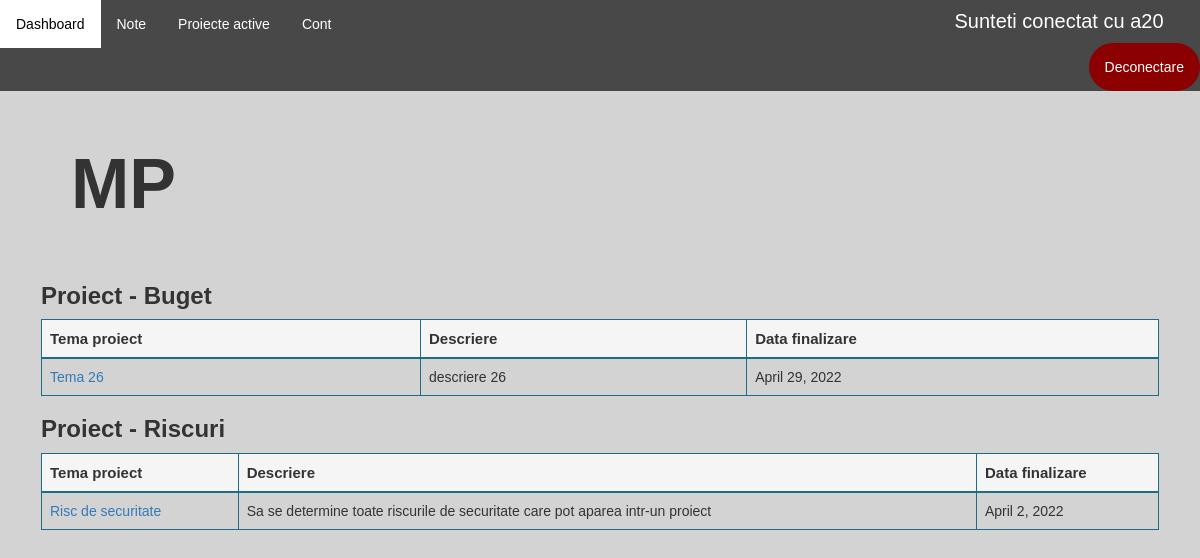
/disciplina-student/18/ (signed in), run on an earlier commit of the app's database.
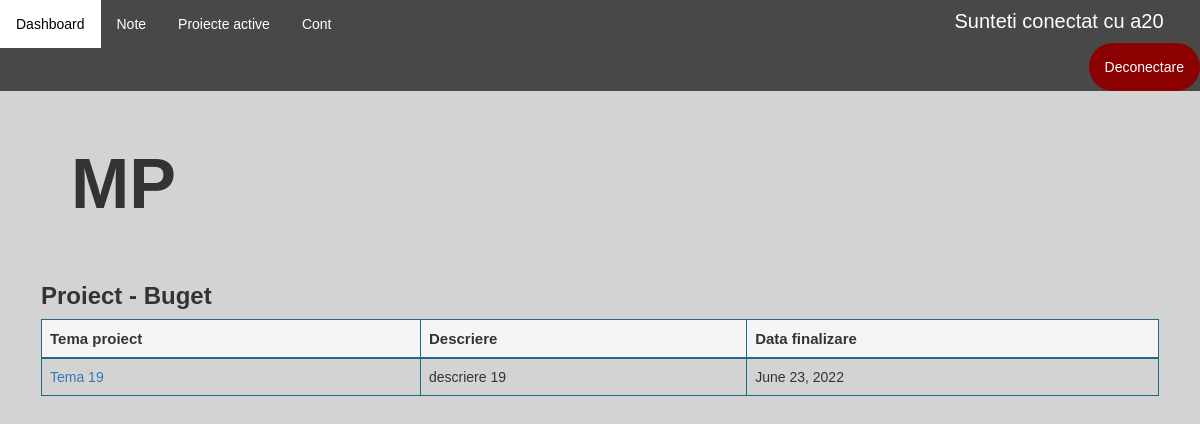
And on a later commit of the database.
### application/models.py (models this page shows)
class Disciplina(models.Model):
    id = models.AutoField(primary_key=True)
    nume = models.CharField(max_length=100, unique=True)
    profesori = models.ManyToManyField(Profesor)
    an_universitar = models.IntegerField(null=True)
    semestru = models.IntegerField(null=True)

class Proiect(models.Model):
    id = models.AutoField(primary_key=True)
    nume = models.CharField(max_length=100, unique=False)
    data_inregistrare = models.DateField(auto_now_add=True)
    data_intermediara = models.DateField(default=None)
    data_finalizare = models.DateField()
    profesor = models.ForeignKey(Profesor, on_delete=models.CASCADE)
    disciplina = models.ForeignKey(Disciplina, on_delete=models.CASCADE, null=True)
    document = models.CharField(max_length=100, null=True)
    nr_persoane = models.IntegerField(null=True)
    cale = models.CharField(max_length=100, default=None)

class Tema(models.Model):
    id = models.AutoField(primary_key=True)
    nume = models.CharField(max_length=100, unique=False)
    descriere = models.CharField(max_length=500, null=True)
    proiect = models.ForeignKey(Proiect, on_delete=models.CASCADE, unique=False)

### application/decorators.py (the view)
        def wrapper_func(request, *args, **kwargs):
            user_groups = list()
            for group in request.user.groups.all():
                user_groups.append(group.name)
            if allowed_roles[0] in user_groups:
                return view_func(request, *args, **kwargs)
            else:
                return redirect('dashboard')

### application/functions.py (called while the page is built)
def get_user_info(request):
    user = request.user
    user_groups = [group.name for group in user.groups.all()]
    if 'admin' in user_groups:
        user_type = 'admin'
    elif 'studenti' in user_groups:
        user_type = 'student'
    elif 'secretariat' in user_groups:
        user_type = 'secretar'
    else:
        user_type = 'profesor'
    out = {'user': user,
           'user_groups': user_groups,
           'user_type': user_type
           }
    return out

def create_context(request=None, extract_user_info=True):
    if extract_user_info and not request:
        raise ValueError("request must be set if extract_user_info is True")
    out = {}
    if extract_user_info:
        out.update(get_user_info(request))
    return out

### application/views.py (called while the page is built)
@allowed_users(allowed_roles=['studenti'])
@login_required(login_url='login')
def disciplinaStudent(request, pk):
    context = create_context(request)
    disciplina = Disciplina.objects.get(pk=pk)
    proiecte = Proiect.objects.all().filter(disciplina=disciplina)
    student = Student.objects.get(utilizator=request.user)
    teme_student = student.teme.all().filter(proiect__in=proiecte)
    print(teme_student)
    context['teme_student'] = teme_student
    if request.method == 'POST':
        return redirect('dashboard')
    context['disciplina'] = disciplina
    context['proiecte'] = proiecte
    return render(request, 'application/student/disciplinaStudent.html', context)

### application/templates/application/student/disciplinaStudent.html (shortened to what this page needs)
{% extends 'application/dashboard.html' %}
{% load static %}
{% block note_student %}
    <li><a href="{% url 'note' disciplina.id %}">Note</a>
{% endblock %}
{% block article %}
        <h1 style="font-size: 70px; padding: 30px"><b>{{ disciplina.nume }}</b></h1><br>
        <div class="table-wrapper-scroll-y custom-scrollbar" style="margin-top:-20px;">
        {% for proiect in proiecte %}
            <table class="table table-bordered" id="myTable" style="border-color: #1b6d85">
                <h3><b>Proiect - {{ proiect.nume }}</b></h3>
                <thead style="background-color: whitesmoke; border-color: #1b6d85; font-size: 15px">
                <tr  style="border-color: #1b6d85">
                    <th  style="border-color: #1b6d85">Tema proiect</th>
                    <th  style="border-color: #1b6d85">Descriere</th>
                    <th  style="border-color: #1b6d85">Data finalizare</th>
                </tr>
                </thead>
                <tbody>
                {% for tema in teme_student %}
                    {% if tema.proiect == proiect %}
                    <tr class="tr">
                        <td  style="border-color: #1b6d85"><a href="{% url 'temaStudent' tema.id %}"> {{ tema.nume }}</a></td>
                        <td  style="border-color: #1b6d85">{{ tema.descriere }}</td>
                        <td  style="border-color: #1b6d85">{{ proiect.data_finalizare }}</td>
                    </tr>
                    {% endif %}
                {% endfor %}
                </tbody>
            </table>
        {% endfor %}
        </div>
{% endblock %}

### application/templates/application/dashboard.html (shortened to what this page needs)
{% extends 'application/main_layout_application.html' %}
{% load static %}
{% block pages %}
    {% block note_student %}
    {% endblock %}
    {% if user_type == 'student' %}
        <li><a href="">Proiecte active</a>
    {% endif %}
{% endblock %}

### application/templates/application/main_layout_application.html (shortened to what this page needs)
{% extends 'main_layout.html' %}
{% load static %}
{% block header %}
    <link rel="stylesheet" href="{% static 'application/css/main_layout_application.css' %}">
        <ul class="topnav">
            <li><a href="{% url 'dashboard' %}">Dashboard</a></li>
                {% block pages %}
                {% endblock %}
            <li><a href="{% url 'account' %}">Cont</a>
            <li style="padding: 7px; color: white; font-size: 20px; margin-left: 600px">Sunteti conectat cu {{ request.user.username }}</li>
            <li class="right"><a class="logout" href="{% url 'logout' %}">Deconectare</a></li>
        </ul>
{% endblock %}

### templates/main_layout.html (shortened to what this page needs)
<!DOCTYPE html>
{% load static %}
<html lang="en">
<head>
    <link rel="stylesheet" href="{% static 'css/main_layout.css' %}">
    <link rel="stylesheet" href="{% static 'css/bootstrap_v341.min.css' %}">
</head>
<body>
    <header>
        {% block header %}
        {% endblock %}
    </header>
    <section>
        <article>
            <div class="article">
                {% block article %}
                {% endblock %}
            </div>
        </article>
    </section>
</body>
</html>

### static/css/main_layout.css (style rules this page uses)
.article { padding: 0 16px; margin: 25px; }

### application/static/application/css/main_layout_application.css (style rules this page uses)
body { font-family: Arial, Helvetica, sans-serif; }
body { margin: 0; background-color: lightgray; font-family: Arial, Helvetica, sans-serif; }
ul.topnav { list-style-type: none; margin: 0; padding: 0; overflow: hidden; background-color: #484848; }
ul.topnav li { float: left; }
ul.topnav li a { display: block; color: white; text-align: center; padding: 14px 16px; text-decoration: none; }
ul.topnav li.right { background-color: darkred; float: right; border-radius: 50px; }

What changed in the data, as far as the page shows it:
removed Tema: nume "Tema 26", descriere "descriere 26", {{ proiect.data_finalizare }} "April 29, 2022"
no longer on this page (row edited): Proiect: nume "Riscuri", data_finalizare "April 2, 2022"
removed Tema: nume "Risc de securitate", descriere "Sa se determine toate riscurile de securitate care pot aparea intr-un proiect", shown under "Riscuri"
added Tema: nume "Tema 19", descriere "descriere 19", {{ proiect.data_finalizare }} "June 23, 2022"
